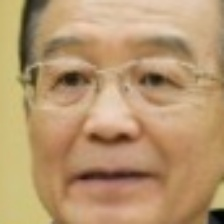
#> input picture py_codes/politics_project/leaders_new/leaders_images/images/12.jpg, 224 x 224 px, found by its file name
$ jupyter execute --allow-errors data_augmentation.ipynb   (Python 2 division)
#> lines starting #> are read from the running program, lines starting #| are printed output that depends on the picture; after the words box and inside, x2 and y2 are one past the last pixel; in counts of white or black regions, pixels touching at a corner belong together
#> further down, img is the input picture: shape (224, 224, 3); mean B, G, R 111.1, 150.7, 183.7
#| (224, 224, 3)
[cell 1]
#!/usr/bin/python
'''This file implements data augmentation for images
'''
import cv2
import numpy as np
from random import randint
from random import uniform
import matplotlib.pyplot as plt

def data_augmentation(inimg, rotation = 15, scale = 0.1, noise = 0.05, shift = 7, flip = True, blur = 0.1):
    """Generates augmentation of input images.

    This method....

    Args:

    Returns:

    """
#> called with rotation = 15, scale = 0.1, noise = 0.05, shift = 7, flip = True, blur = 0.1

    cols, rows = inimg.shape[0:2]
#> cols = 224; rows = 224

    #Shift transform
    M_shift = np.float32([[1,0,randint(-shift,shift)],[0,1,randint(-shift,shift)]])
    inimg = cv2.warpAffine(inimg, M_shift, (cols,rows))
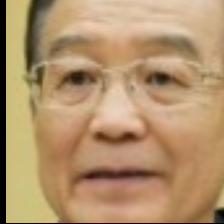
#> inimg: shape (224, 224, 3); mean of channels 0, 1, 2 108, 146.3, 178.5; drawn as B, G, R

    #Rotation and scale transform
    M_sclrot = cv2.getRotationMatrix2D((cols,rows),uniform(-rotation, rotation),uniform(1-scale, 1+scale))
    inimg = cv2.warpAffine(inimg,M_sclrot, (cols,rows))
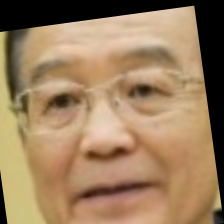
#> inimg: shape (224, 224, 3); mean of channels 0, 1, 2 94.8, 127.4, 156.4; drawn as B, G, R

    #Random GaussianBlur
    if randint(0,5) > 3:
        sigmaXY = 0 * randint(0, round(255 * blur))
        ksize = 2 * randint(0,round(cols / 20)) + 1
        inimg = cv2.GaussianBlur(inimg, (11, 11), sigmaXY, sigmaXY)

    #Random pepper&salt noise
    for i in xrange(int(round(noise * cols * rows * 3))):
        inimg[randint(0, cols - 1), randint(0, rows - 1), randint(0, 2)] = 255 * (i % 2)
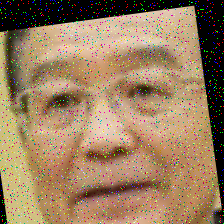
#> inimg: shape (224, 224, 3); 12.87% of pixels changed, all inside (x1, y1, x2, y2) = (0, 0, 224, 224); drawn as B, G, R

    #Random flip
    if randint(0, 1)>0:
        cv2.flip(inimg, 1, inimg)

    return inimg

img = cv2.imread('/home/deep/develop/caffe/data/leaders_images & augmentation/images/12.jpg')
print img.shape
plt.imshow(data_augmentation(img)[:,:,[2,1,0]])

$ run again, with py_codes/politics_project/leaders_new/leaders_images/images/1.jpg copied over py_codes/politics_project/leaders_new/leaders_images/images/12.jpg
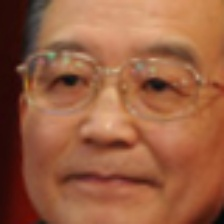
#> input picture py_codes/politics_project/leaders_new/leaders_images/images/1.jpg, 224 x 224 px, found by its file name
#> img is the input picture: shape (224, 224, 3); mean B, G, R 65.6, 95.4, 153.8
#| (224, 224, 3)
#> in data_augmentation, `inimg = cv2.warpAffine(inimg,M_sclrot, (cols,rows))`:
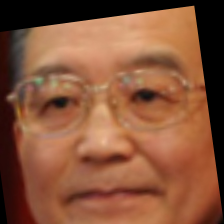
#> inimg: shape (224, 224, 3); mean of channels 0, 1, 2 58.7, 85.1, 135.3; drawn as B, G, R
#> after the loop in data_augmentation, `for i in xrange(int(round(noise * cols * rows * 3))):`:
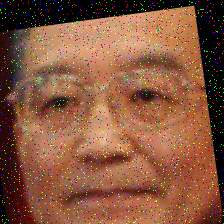
#> inimg: shape (224, 224, 3); 12.87% of pixels changed, all inside (x1, y1, x2, y2) = (0, 0, 224, 224); drawn as B, G, R

$ run again, with py_codes/politics_project/leaders_new/leaders_images/images/10.jpg copied over py_codes/politics_project/leaders_new/leaders_images/images/12.jpg
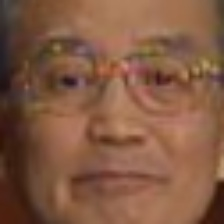
#> input picture py_codes/politics_project/leaders_new/leaders_images/images/10.jpg, 224 x 224 px, found by its file name
#> img is the input picture: shape (224, 224, 3); mean B, G, R 66.5, 89.5, 130.6
#| (224, 224, 3)
#> in data_augmentation, `inimg = cv2.warpAffine(inimg,M_sclrot, (cols,rows))`:
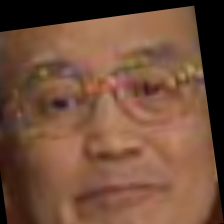
#> inimg: shape (224, 224, 3); mean of channels 0, 1, 2 58.6, 78.9, 115.1; drawn as B, G, R
#> after the loop in data_augmentation, `for i in xrange(int(round(noise * cols * rows * 3))):`:
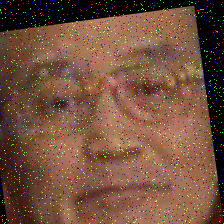
#> inimg: shape (224, 224, 3); 12.87% of pixels changed, all inside (x1, y1, x2, y2) = (0, 0, 224, 224); drawn as B, G, R

$ run again, with py_codes/politics_project/leaders_new/leaders_images/images/100.jpg copied over py_codes/politics_project/leaders_new/leaders_images/images/12.jpg
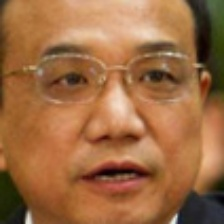
#> input picture py_codes/politics_project/leaders_new/leaders_images/images/100.jpg, 224 x 224 px, found by its file name
#> img is the input picture: shape (224, 224, 3); mean B, G, R 66.9, 106.8, 157.3
#| (224, 224, 3)
#> in data_augmentation, `inimg = cv2.warpAffine(inimg, M_shift, (cols,rows))`:
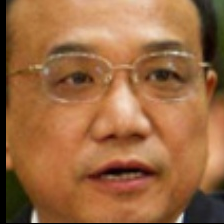
#> inimg: shape (224, 224, 3); mean of channels 0, 1, 2 65.4, 104.2, 154.1; drawn as B, G, R
#> after the loop in data_augmentation, `for i in xrange(int(round(noise * cols * rows * 3))):`:
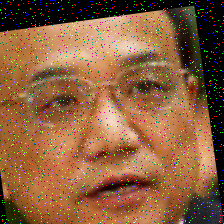
#> inimg: shape (224, 224, 3); mean of channels 0, 1, 2 63, 95.7, 138.6; drawn as B, G, R
